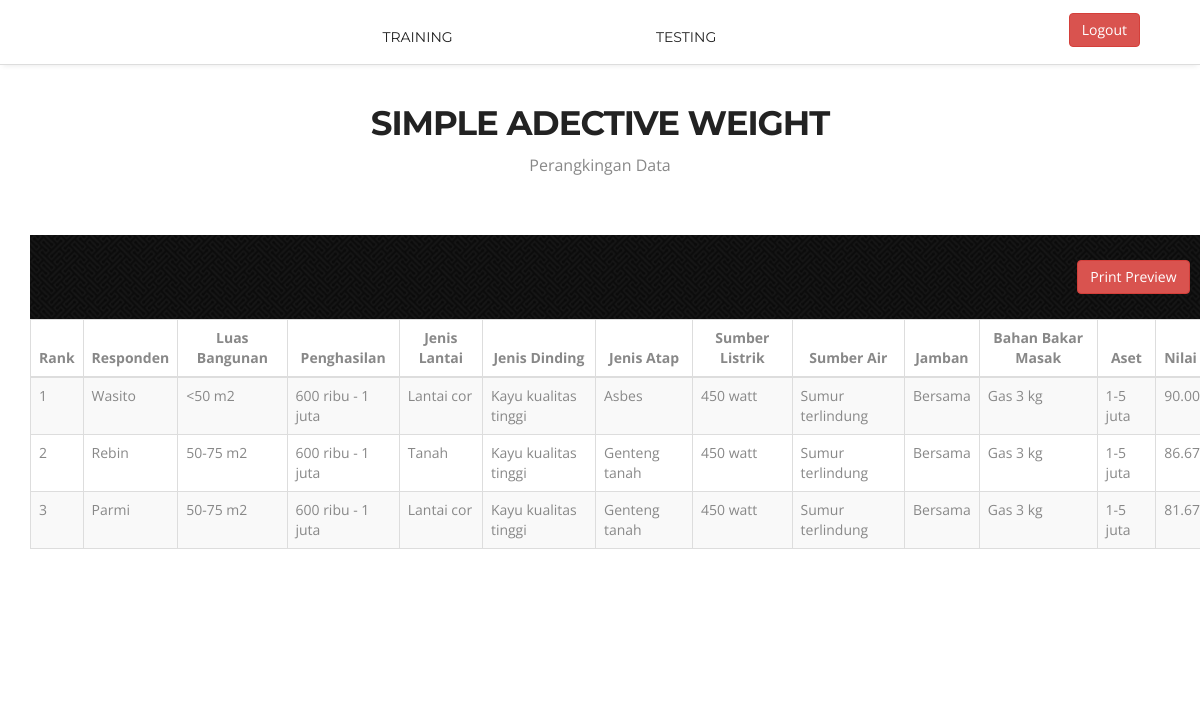
The page /master/saw.php (signed in) on the database its author committed.
### tables this page shows
CREATE TABLE IF NOT EXISTS `tb_parameter` (
  `id_parameter` int(11) NOT NULL AUTO_INCREMENT,
  `id_atribut` int(11) NOT NULL,
  `nilai` int(11) NOT NULL,
  `parameter` varchar(30) NOT NULL,
  PRIMARY KEY (`id_parameter`)
);

### master/saw.php (the view, shortened to what this page needs)
<!doctype html>
<html>
<head>
	<link href="css/bootstrap.css" rel="stylesheet" type="text/css">
	<link href="css/style.css" rel="stylesheet" type="text/css">
	<link href="css/font-awesome.css" rel="stylesheet" type="text/css">
	<link href="css/responsive.css" rel="stylesheet" type="text/css">
	<link href="css/magnific-popup.css" rel="stylesheet" type="text/css">
	<link href="css/animate.css" rel="stylesheet" type="text/css">
<?php
$jml_atribut= 0;
$count=1;
$count1=1;
include "koneksi.php";
$sql = 'SELECT * FROM tb_atribut';
$result = $db->query($sql);
$atribut=array();
$bencost=array();
$bobot=array();
foreach ($result as $row) {
    $atribut[$row['id_atribut']]=$row['atribut'];
    $noatribut[$count]=$row['id_atribut'];
    $bencost[$row['id_atribut']]=$row['bencost'];
    $bobot[$row['id_atribut']]=$row['bobot'];
    $count=$count+1;
    $jml_atribut=$jml_atribut+1 ;
    }
?>
<?php
$sql = 'SELECT * FROM tb_parameter ORDER BY id_atribut,id_parameter';
$result = $db->query($sql);
$parameter=array();
$id_atribut=0;
foreach ($result as $row) {
    if($id_atribut!=$row['id_atribut']){
        $parameter[$row['id_atribut']]=array();
        $id_atribut=$row['id_atribut'];
    }
    $parameter[$row['id_atribut']][$row['nilai']]=$row['parameter'];
}
?>
<?php
$sql = 'SELECT * FROM tb_data_test a JOIN tb_responden_test b USING(id_responden) ORDER BY b.id_responden';
$result = $db->query($sql);
$data=array();
$responden=array();
$noresponden=array();
$id_responden=0;
foreach ($result as $row) {
    if($id_responden!=$row['id_responden']){
        $responden[$row['id_responden']]=$row['responden'];
        $data[$row['id_responden']]=array();
        $id_responden=$row['id_responden'];
        $noresponden[$count1]=$row['id_responden'];
        $count1=$count1+1;
    }
    $data[$row['id_responden']][$row['id_atribut']]=$row['id_parameter'];
}
   $tampung=$data;
    $lilsave=array();
    $save=array();
    for($i=2;$i<=$jml_atribut;$i++){
    	for($j=1;$j<=count($tampung);$j++){
    	$lilsave[$j][$i]=$tampung[$noresponden[$j]][$noatribut[$i]];
    }
	}
	for($j=1;$j<=count($tampung);$j++){
		for($i=2;$i<=$jml_atribut;$i++){
			$x=$i-1;
    	$save[$x][$j]=$lilsave[$j][$i];
    }
    }
	$lastsave=array();
    for($j=1;$j<=count($tampung);$j++){
    for($i=2;$i<=$jml_atribut;$i++){
    	if($bencost[$noatribut[$i]]=="benefit"){
    		$x=$i-1;
    		$lastsave[$j][$i]=$lilsave[$j][$i]/max($save[$x]);
    	}else{
    		$x=$i-1;
    		$lastsave[$j][$i]=$lilsave[$j][$i]/max($save[$x]);
    	}
    }
    }
    for($j=1;$j<=count($tampung);$j++){
    	for($i=2;$i<=$jml_atribut;$i++){
    		$lastsave[$j][$i]=$lastsave[$j][$i]*$bobot[$noatribut[$i]];
    	}
    }
	for($j=1;$j<=count($tampung);$j++){
		$saveagain[$j]=
	["id" => $noresponden[$j],
	"hasil"=> number_format(array_sum($lastsave[$j]), 2) ];
	}
	usort($saveagain, "disortseklur");
?>
 </head>
<body>
	<nav class="main-nav-outer" id="test">
        <a style="float: right;margin-right: 5%;margin-top: 13px;" class="btn btn-danger" href="login.php">Logout</a>
		<div class="container">
			<ul class="main-nav">
				<li><a href="training.php">Training</a></li>
				<li class="small-logo"><a href="#header"><img style="width: 70px;" src="img/small-logo.png" alt=""></a></li>
				<li><a href="testing.php">Testing</a></li>
			</ul>
		</div>
	</nav>
	<section class="main-section paddind" id="Portfolio">
		<div class="container" style="margin-top: -50px;">
			<h2>Simple Adective Weight</h2>
			<h6>Perangkingan Data</h6>
			<div class="c-logo-part" style=" width:1179px; background-image: url('img/pw_maze_black.png');">
		<div class="container" align="right">
        	<a align="right" class="btn btn-danger" href="print.php">Print Preview</a>
    	</div>
    </div>
    	<div class="table-responsive" style="width: 1179px;">
	<div style="height: 370px;overflow-y: scroll;" id="div1">
	<table id="bootstrap-data-table" class="table table-striped table-bordered">
                <thead>
                  <tr>
				<th>Rank</th>
				<th>Responden</th>
        		<?php
                        for($i=2;$i<=$jml_atribut;$i++){
                            echo "<th style='text-align:center'>{$atribut[$i]}</th>";
                        }
                        ?>
				<th>Nilai</th>
			</tr>
                </thead>
                   <tbody>
                        <?php for($i=0;$i<count($tampung);$i++){
    						$a=$i+1;
    						if($data[$saveagain[$i]['id']][1]==1){
								?>
								<tr>
									<td><?php echo $a; ?></td>
										<td><?php echo $responden[$saveagain[$i]['id']]; ?></td>
										<?php
        						for($j=2;$j<=$jml_atribut;$j++){
        						  ?>
        						<td>  <?php echo $parameter[$j][$data[$saveagain[$i]['id']][$j]]; ?></td>
        						<?php
        						}
        						?>
        						<td><?php echo $saveagain[$i]['hasil']; ?></td>
								</tr>
							<?php }
						}
						?>
                </tbody>
              </table>
 </div>
</div>
    	</div>
	</section>
</body>
</html>

### master/css/style.css (style rules this page uses)
a, a:hover, a:active { outline:0px !important }
body { background:#fff; font-family: 'Open Sans', sans-serif; font-size:14px; font-weight:normal; color:#888888; margin:0; }
h2 { font-size:34px; color:#222222; font-family: 'Montserrat', sans-serif; font-weight:700; letter-spacing: -1px; margin:0 0 15px 0; text-align:center; text-transform:uppercase; }
h6 { font-size:16px; color:#888888; font-family: 'Open Sans', sans-serif; font-weight:400; text-align:center; margin:0 0 60px 0; }
.main-nav-outer { padding:0px; border-bottom:1px solid #dddddd; box-shadow:0 4px 5px -3px #ececec; position:relative; background:#fff; }
.main-nav { text-align:center; margin:10px 0 0px; padding:0; list-style:none; }
.main-nav li { display:inline; margin:0 1px; }
.main-nav li a { display:inline-block; color:#222222; text-transform:uppercase; font-family: 'Montserrat', sans-serif; text-decoration: none; line-height:20px; margin:17px 32px; transition:all 0.3s ease-in-out; -moz-transition:all 0.3s ease-in-out; -webkit-transition:all 0.3s ease-in-out; }
.small-logo { padding:0 32px; }
.main-section { padding:90px 0 110px; }
.main-section.paddind { padding-bottom:60px; }
.c-logo-part { background:#7cc576; padding:25px 0; filter: alpha(opacity=60); }

### master/css/responsive.css (style rules this page uses)
@media only screen and (min-width: 992px) { .main-nav { display:block !important; } }

### rows shown on the page
tb_parameter: nilai "<50 m2", id_atribut "600 ribu - 1 juta", id_atribut "Lantai cor", id_atribut "Kayu kualitas tinggi", nilai "Asbes", id_atribut "450 watt", id_atribut "Sumur terlindung", id_atribut "Bersama", id_parameter "Gas 3 kg", id_atribut "1-5 juta", id_atribut "50-75 m2", nilai "Tanah", id_atribut "Genteng tanah"

### other values the page prints
$atribut[$i] "Luas Bangunan"
$atribut[$i] "Penghasilan"
$atribut[$i] "Jenis Lantai"
$atribut[$i] "Jenis Dinding"
$atribut[$i] "Jenis Atap"
$atribut[$i] "Sumber Listrik"
$atribut[$i] "Sumber Air"
$atribut[$i] "Jamban"
$atribut[$i] "Bahan Bakar Masak"
$atribut[$i] "Aset"
$a "1"
$responden[$saveagain[$i]['id']] "Wasito"
$saveagain[$i]['hasil'] "90.00"
$a "2"
$responden[$saveagain[$i]['id']] "Rebin"
